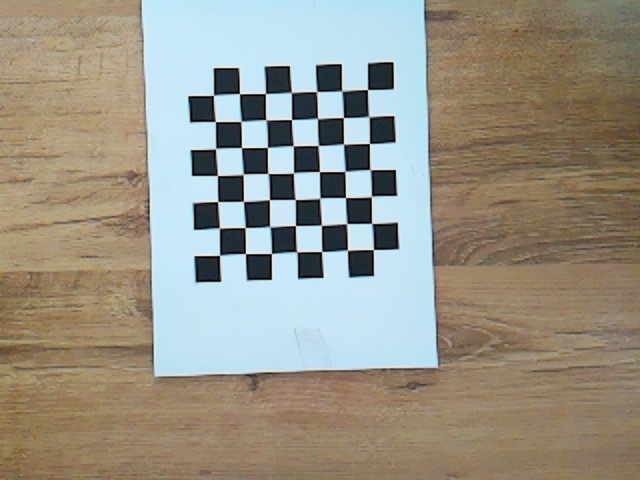
#> input picture CameraCalibration/CalibrationImages/new_chess_1.jpg, 640 x 480 px; its folder holds 4 pictures in this run
$ python calibrationScript.py
#> lines starting #> are read from the running program, lines starting #| are printed output that depends on the picture; after the words box and inside, x2 and y2 are one past the last pixel; in counts of white or black regions, pixels touching at a corner belong together
import numpy as np
import cv2
import glob
import time

#workingdir="/home/pi/Desktop/Captures/"
savedir="/home/rpi/SCARA/CameraCalibration/CameraData/"

# termination criteria

criteria = (cv2.TERM_CRITERIA_EPS + cv2.TERM_CRITERIA_MAX_ITER, 30, 0.001)
# prepare object points, like (0,0,0), (1,0,0), (2,0,0) ....,(6,5,0)
objp = np.zeros((7*7,3), np.float32)

#add 2.5 to account for 2.5 cm per square in grid
objp[:,:2] = np.mgrid[0:7,0:7].T.reshape(-1,2)*2.

# Arrays to store object points and image points from all the images.
objpoints = [] # 3d point in real world space
imgpoints = [] # 2d points in image plane.
images = glob.glob('/home/rpi/SCARA/CameraCalibration/CalibrationImages/*.jpg')
win_name="Verify"
cv2.namedWindow(win_name, cv2.WND_PROP_FULLSCREEN)
cv2.setWindowProperty(win_name,cv2.WND_PROP_FULLSCREEN,cv2.WINDOW_FULLSCREEN)

print("getting images")
for fname in images:
    img = cv2.imread(fname)
#> img is the input picture: shape (480, 640, 3); mean B, G, R 135.2, 147.7, 152
    print(fname)
    gray = cv2.cvtColor(img, cv2.COLOR_BGR2GRAY)
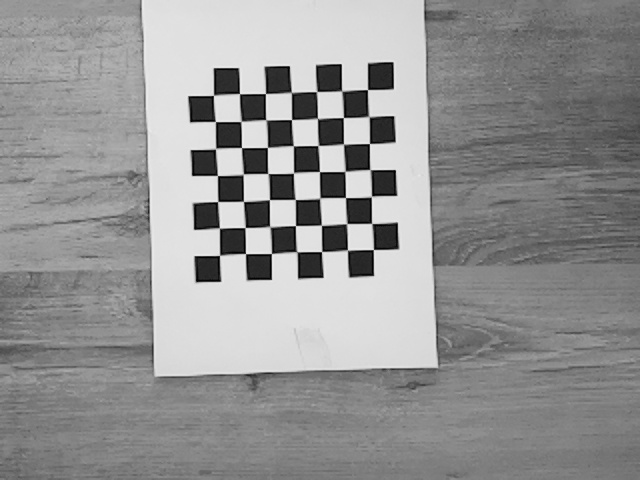
#> gray: shape (480, 640); min 0, max 238, mean 147.5


    # Find the chess board corners
    ret, corners = cv2.findChessboardCorners(gray, (7,7), None)
#> ret = True; corners = 49 rows, first 8: [373.4, 249.5], [347.4, 249.9], [321.6, 251.5], [296.8, 251.7], [271.4, 253.5], [245.6, 253.6], [219.5, 255.4], [371.7, 223.4]
    # If found, add object points, image points (after refining them)
    if ret == True:
        objpoints.append(objp)
        corners2=cv2.cornerSubPix(gray,corners, (11,11), (-1,-1), criteria)
#> corners2 = 49 rows, first 8: [373.4, 249.5], [347.4, 250.1], [321.6, 251.6], [296.7, 251.7], [271.4, 253.5], [245.5, 253.6], [219.5, 255.4], [371.7, 223.5]
        imgpoints.append(corners)
        # Draw and display the corners
        cv2.drawChessboardCorners(img, (7,7), corners2, ret)
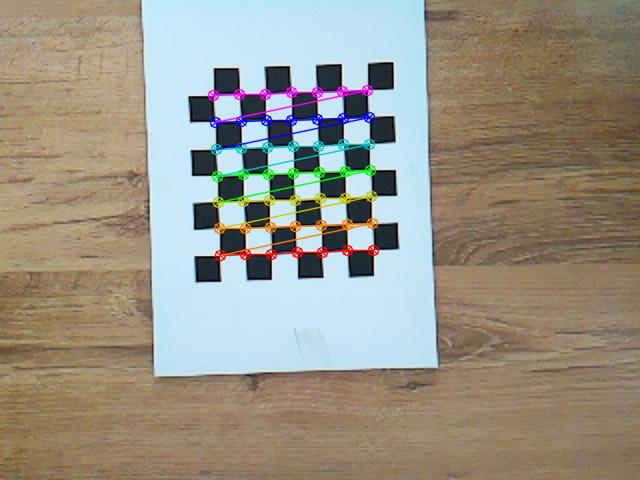
#> img: shape (480, 640, 3); 3.14% of pixels changed, all inside (x1, y1, x2, y2) = (207, 84, 380, 262)
        cv2.imshow(win_name, img)
        cv2.waitKey(500)

    img1=img
#> pass 2 of the loop `for fname in images:`:
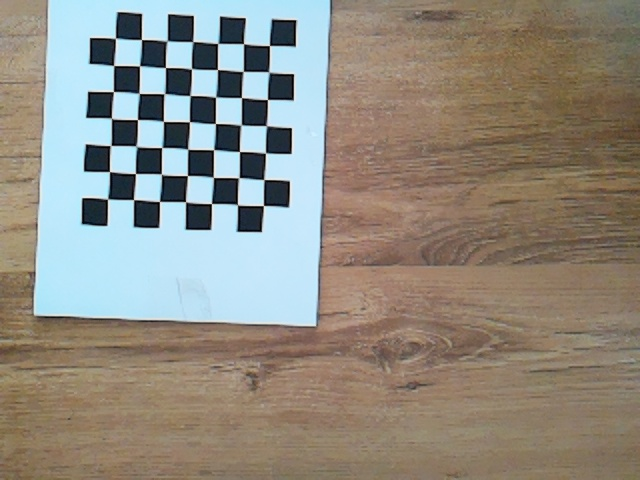
#> input picture CameraCalibration/CalibrationImages/new_chess_10.jpg, 640 x 480 px
#> img is the input picture: shape (480, 640, 3); mean B, G, R 128.5, 138.9, 143.8
#> `gray = cv2.cvtColor(img, cv2.COLOR_BGR2GRAY)`:
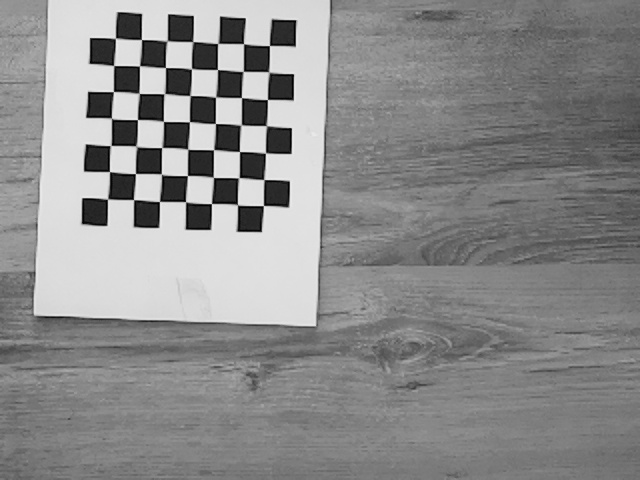
#> gray: shape (480, 640); min 0, max 237, mean 139.2
#> corners = 49 rows, first 8: [115.4, 38.21], [141.5, 39.51], [167.4, 40.57], [192.8, 41.62], [217.6, 43.54], [243.6, 43.65], [269.5, 45.56], [113.7, 65.5]
#> corners2 = 49 rows, first 8: [115.5, 38.29], [141.5, 39.56], [166.9, 40.96], [192.7, 41.53], [217.8, 43.47], [243.5, 43.7], [269.4, 45.58], [113.6, 65.57]
#> `cv2.drawChessboardCorners(img, (7,7), corners2, ret)`:
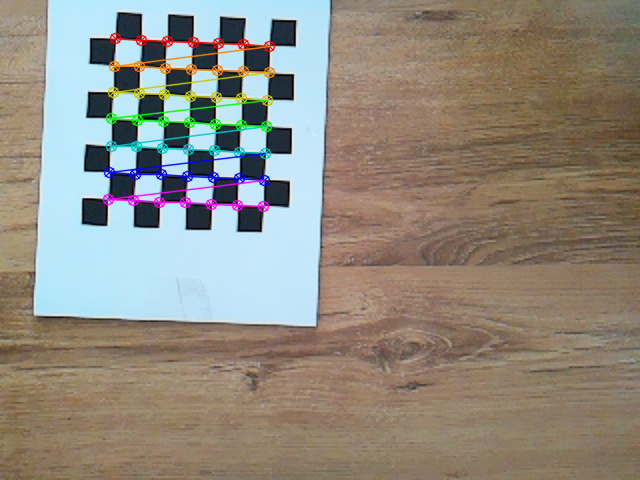
#> img: shape (480, 640, 3); 3.17% of pixels changed, all inside (x1, y1, x2, y2) = (102, 32, 276, 213)
#> pass 3 of the loop `for fname in images:`:
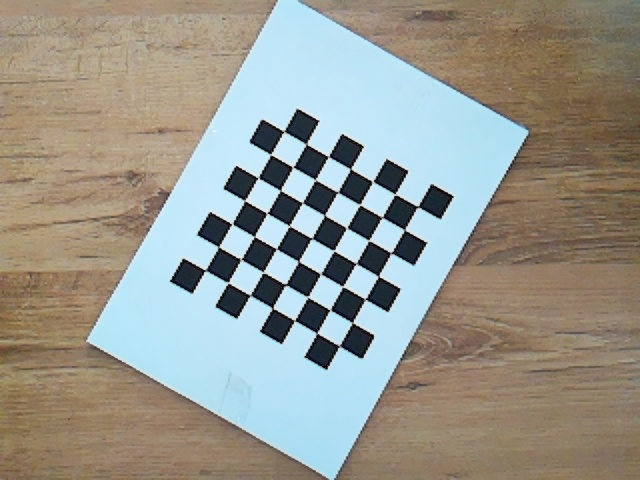
#> input picture CameraCalibration/CalibrationImages/new_chess_11.jpg, 640 x 480 px
#> img is the input picture: shape (480, 640, 3); mean B, G, R 142.4, 151.2, 151.8
#> `gray = cv2.cvtColor(img, cv2.COLOR_BGR2GRAY)`:
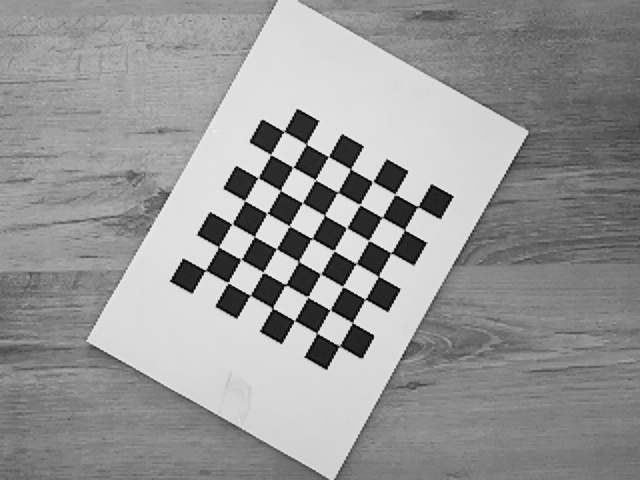
#> gray: shape (480, 640); min 0, max 240, mean 150.4
#> corners = 49 rows, first 8: [284.4, 131.4], [306.4, 144.2], [328.6, 156.5], [350.5, 168.7], [372.4, 181.5], [394.8, 194.7], [418.2, 206.6], [270.5, 154.6]
#> corners2 = 49 rows, first 8: [283.8, 131.4], [306.3, 144], [328.3, 156.5], [350.6, 169], [372.7, 181.6], [395.1, 194.2], [417.6, 206.6], [270.8, 154.5]
#> `cv2.drawChessboardCorners(img, (7,7), corners2, ret)`:
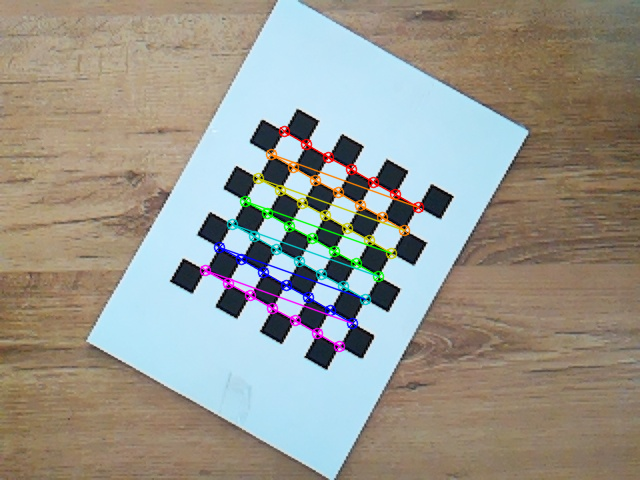
#> img: shape (480, 640, 3); 3.01% of pixels changed, all inside (x1, y1, x2, y2) = (199, 125, 425, 353)
#> the loop made 4 passes; the first 3 are shown

cv2.destroyAllWindows()

print(">==> Starting calibration")
ret, cam_mtx, dist, rvecs, tvecs = cv2.calibrateCamera(objpoints, imgpoints, gray.shape[::-1], None, None)

#print(ret)
print("Camera Matrix")
print(cam_mtx)
np.save(savedir+'cam_mtx.npy', cam_mtx)

print("Distortion Coeff")
print(dist)
np.save(savedir+'dist.npy', dist)

print("r vecs")
print(rvecs[2])

print("t Vecs")
print(tvecs[2])


print(">==> Calibration ended")


h,  w = img1.shape[:2]
#> h = 480; w = 640
print("Image Width, Height")
print(w, h)
#| 640 480
#if using Alpha 0, so we discard the black pixels from the distortion.  this helps make the entire region of interest is the full dimensions of the image (after undistort)
#if using Alpha 1, we retain the black pixels, and obtain the region of interest as the valid pixels for the matrix.
#i will use Apha 1, so that I don't have to run undistort.. and can just calculate my real world x,y
newcam_mtx, roi=cv2.getOptimalNewCameraMatrix(cam_mtx, dist, (w,h), 1, (w,h))

print("Region of Interest")
print(roi)
np.save(savedir+'roi.npy', roi)

print("New Camera Matrix")
#print(newcam_mtx)
np.save(savedir+'newcam_mtx.npy', newcam_mtx)
print(np.load(savedir+'newcam_mtx.npy'))

inverse = np.linalg.inv(newcam_mtx)
print("Inverse New Camera Matrix")
print(inverse)


# undistort
undst = cv2.undistort(img1, cam_mtx, dist, None, newcam_mtx)
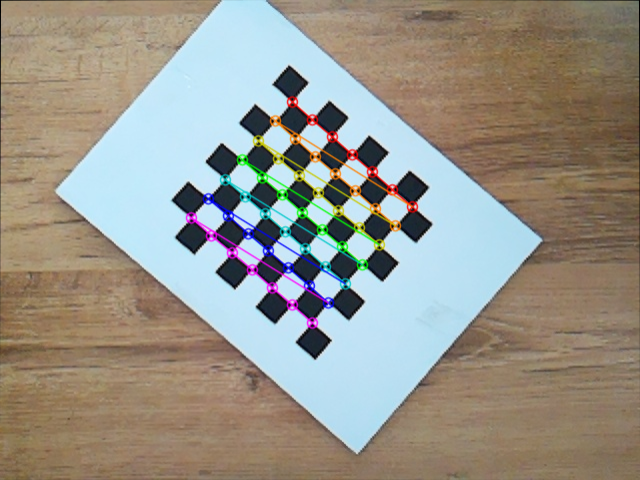
#> undst: shape (480, 640, 3); mean B, G, R 137.9, 148.1, 151.6
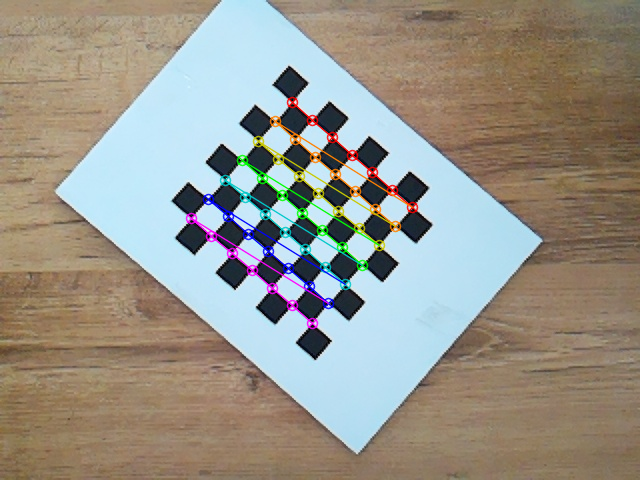
#> img1: shape (480, 640, 3); mean B, G, R 138.1, 148.3, 151.8

# crop the image
#x, y, w, h = roi
#dst = dst[y:y+h, x:x+w]
#cv2.circle(dst,(308,160),5,(0,255,0),2)
cv2.imshow('img1', img1)
cv2.waitKey(5000)
cv2.destroyAllWindows()
cv2.imshow('img1', undst)
cv2.waitKey(5000)
cv2.destroyAllWindows()
